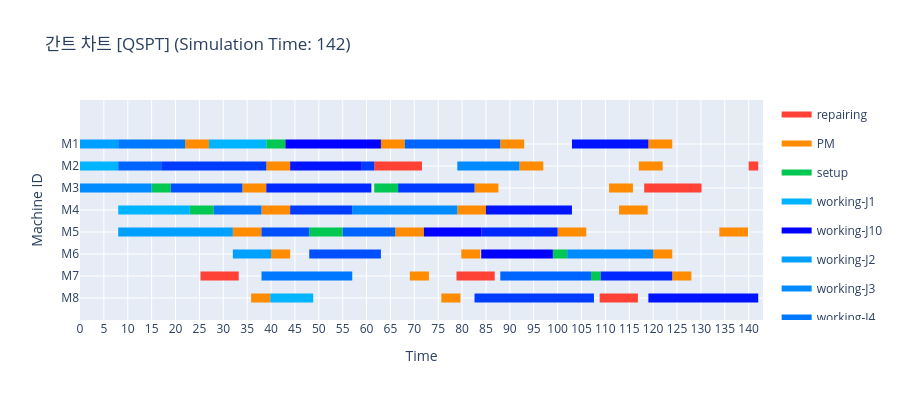

Write notebook code for a chart like this one.
### Code cell
env.run(until=scheduler.job_chk_process)
fig = create_gantt_chart(
    logs=event_logger.logs,
    max_time=env.now,
    title=f"간트 차트 [{MACHINE_CHOICE}] (Simulation Time: {round(env.now, 3)})")
fig.show()

### Figure 1 — Plotly figure (JSON) as saved in the notebook; plotly's stock layout.template omitted (floating-point values rounded to 4 significant figures)
{"data": [{"fill": "toself", "fillcolor": "rgb(255, 65, 54)", "hoverinfo": "name", "legendgroup": "rgb(255, 65, 54)", "mode": "none", "name": "repairing", "type": "scatter", "x": [61.6, 71.6, 71.6, 61.6, 61.6, 140.0, 142, 142, 140.0, 140.0, 118.1, 130.1, 130.1, 118.1, 118.1, 25.23, 33.23, 33.23, 25.23, 25.23, 78.83, 86.83, 86.83, 78.83, 78.83, 108.8, 116.8, 116.8, 108.8], "y": [5.8, 5.8, 6.2, 6.2, null, 5.8, 5.8, 6.2, 6.2, null, 4.8, 4.8, 5.2, 5.2, null, 0.8, 0.8, 1.2, 1.2, null, 0.8, 0.8, 1.2, 1.2, null, -0.2, -0.2, 0.2, 0.2]}, {"fill": "toself", "fillcolor": "rgb(255, 140, 0)", "hoverinfo": "name", "legendgroup": "rgb(255, 140, 0)", "mode": "none", "name": "PM", "type": "scatter", "x": [22, 27, 27, 22, 22, 63, 68, 68, 63, 63, 88, 93, 93, 88, 88, 119, 124, 124, 119, 119, 39, 44, 44, 39, 39, 92, 97, 97, 92, 92, 117, 122, 122, 117, 117, 34, 39, 39, 34, 34, 82.6, 87.6, 87.6, 82.6, 82.6, 110.8, 115.8, 115.8, 110.8, 110.8, 38, 44, 44, 38, 38, 79, 85, 85, 79, 79, 112.9, 118.9, 118.9, 112.9, 112.9, 32, 38, 38, 32, 32, 66, 72, 72, 66, 66, 100, 106, 106, 100, 100, 133.9, 139.9, 139.9, 133.9, 133.9, 40, 44, 44, 40, 40, 79.83, 83.83, 83.83, 79.83, 79.83, 120, 124, 124, 120, 120, 69.05, 73.05, 73.05, 69.05, 69.05, 124, 128, 128, 124, 124, 35.83, 39.83, 39.83, 35.83, 35.83, 75.65, 79.65, 79.65, 75.65], "y": [6.8, 6.8, 7.2, 7.2, null, 6.8, 6.8, 7.2, 7.2, null, 6.8, 6.8, 7.2, 7.2, null, 6.8, 6.8, 7.2, 7.2, null, 5.8, 5.8, 6.2, 6.2, null, 5.8, 5.8, 6.2, 6.2, null, 5.8, 5.8, 6.2, 6.2, null, 4.8, 4.8, 5.2, 5.2, null, 4.8, 4.8, 5.2, 5.2, null, 4.8, 4.8, 5.2, 5.2, null, 3.8, 3.8, 4.2, 4.2, null, 3.8, 3.8, 4.2, 4.2, null, 3.8, 3.8, 4.2, 4.2, null, 2.8, 2.8, 3.2, 3.2, null, 2.8, 2.8, 3.2, 3.2, null, 2.8, 2.8, 3.2, 3.2, null, 2.8, 2.8, 3.2, 3.2, null, 1.8, 1.8, 2.2, 2.2, null, 1.8, 1.8, 2.2, 2.2, null, 1.8, 1.8, 2.2, 2.2, null, 0.8, 0.8, 1.2, 1.2, null, 0.8, 0.8, 1.2, 1.2, null, -0.2, -0.2, 0.2, 0.2, null, -0.2, -0.2, 0.2, 0.2]}, {"fill": "toself", "fillcolor": "rgb(0, 200, 83)", "hoverinfo": "name", "legendgroup": "rgb(0, 200, 83)", "mode": "none", "name": "setup", "type": "scatter", "x": [39, 43, 43, 39, 39, 15, 19, 19, 15, 15, 61.6, 66.6, 66.6, 61.6, 61.6, 23, 28, 28, 23, 23, 48, 55, 55, 48, 48, 99, 102, 102, 99, 99, 107, 109, 109, 107], "y": [6.8, 6.8, 7.2, 7.2, null, 4.8, 4.8, 5.2, 5.2, null, 4.8, 4.8, 5.2, 5.2, null, 3.8, 3.8, 4.2, 4.2, null, 2.8, 2.8, 3.2, 3.2, null, 1.8, 1.8, 2.2, 2.2, null, 0.8, 0.8, 1.2, 1.2]}, {"fill": "toself", "fillcolor": "rgb(0, 180, 255)", "hoverinfo": "name", "legendgroup": "rgb(0, 180, 255)", "mode": "none", "name": "working-J1", "type": "scatter", "x": [27, 39, 39, 27, 27, 0, 8, 8, 0, 0, 8, 23, 23, 8, 8, 39.83, 48.83, 48.83, 39.83], "y": [6.8, 6.8, 7.2, 7.2, null, 5.8, 5.8, 6.2, 6.2, null, 3.8, 3.8, 4.2, 4.2, null, -0.2, -0.2, 0.2, 0.2]}, {"fill": "toself", "fillcolor": "rgb(0, 0, 255)", "hoverinfo": "name", "legendgroup": "rgb(0, 0, 255)", "mode": "none", "name": "working-J10", "type": "scatter", "x": [43, 63, 63, 43, 43, 72, 84, 84, 72, 72, 84, 99, 99, 84], "y": [6.8, 6.8, 7.2, 7.2, null, 2.8, 2.8, 3.2, 3.2, null, 1.8, 1.8, 2.2, 2.2]}, {"fill": "toself", "fillcolor": "rgb(0, 160, 255)", "hoverinfo": "name", "legendgroup": "rgb(0, 160, 255)", "mode": "none", "name": "working-J2", "type": "scatter", "x": [0, 8, 8, 0, 0, 8, 32, 32, 8, 8, 32, 40, 40, 32], "y": [6.8, 6.8, 7.2, 7.2, null, 2.8, 2.8, 3.2, 3.2, null, 1.8, 1.8, 2.2, 2.2]}, {"fill": "toself", "fillcolor": "rgb(0, 140, 255)", "hoverinfo": "name", "legendgroup": "rgb(0, 140, 255)", "mode": "none", "name": "working-J3", "type": "scatter", "x": [79, 92, 92, 79, 79, 0, 15, 15, 0, 0, 57, 79, 79, 57, 57, 102, 120, 120, 102], "y": [5.8, 5.8, 6.2, 6.2, null, 4.8, 4.8, 5.2, 5.2, null, 3.8, 3.8, 4.2, 4.2, null, 1.8, 1.8, 2.2, 2.2]}, {"fill": "toself", "fillcolor": "rgb(0, 120, 255)", "hoverinfo": "name", "legendgroup": "rgb(0, 120, 255)", "mode": "none", "name": "working-J4", "type": "scatter", "x": [8, 22, 22, 8, 8, 28, 38, 38, 28, 28, 38, 57, 57, 38], "y": [6.8, 6.8, 7.2, 7.2, null, 3.8, 3.8, 4.2, 4.2, null, 0.8, 0.8, 1.2, 1.2]}, {"fill": "toself", "fillcolor": "rgb(0, 100, 255)", "hoverinfo": "name", "legendgroup": "rgb(0, 100, 255)", "mode": "none", "name": "working-J5", "type": "scatter", "x": [68, 88, 88, 68, 68, 8, 17, 17, 8, 8, 55, 66, 66, 55, 55, 88, 107, 107, 88], "y": [6.8, 6.8, 7.2, 7.2, null, 5.8, 5.8, 6.2, 6.2, null, 2.8, 2.8, 3.2, 3.2, null, 0.8, 0.8, 1.2, 1.2]}, {"fill": "toself", "fillcolor": "rgb(0, 80, 255)", "hoverinfo": "name", "legendgroup": "rgb(0, 80, 255)", "mode": "none", "name": "working-J6", "type": "scatter", "x": [19, 34, 34, 19, 19, 38, 48, 48, 38, 38, 48, 63, 63, 48], "y": [4.8, 4.8, 5.2, 5.2, null, 2.8, 2.8, 3.2, 3.2, null, 1.8, 1.8, 2.2, 2.2]}, {"fill": "toself", "fillcolor": "rgb(0, 60, 255)", "hoverinfo": "name", "legendgroup": "rgb(0, 60, 255)", "mode": "none", "name": "working-J7", "type": "scatter", "x": [17, 39, 39, 17, 17, 59, 61.6, 61.6, 59, 59, 66.6, 82.6, 82.6, 66.6, 66.6, 44, 57, 57, 44, 44, 82.6, 107.6, 107.6, 82.6], "y": [5.8, 5.8, 6.2, 6.2, null, 5.8, 5.8, 6.2, 6.2, null, 4.8, 4.8, 5.2, 5.2, null, 3.8, 3.8, 4.2, 4.2, null, -0.2, -0.2, 0.2, 0.2]}, {"fill": "toself", "fillcolor": "rgb(0, 40, 255)", "hoverinfo": "name", "legendgroup": "rgb(0, 40, 255)", "mode": "none", "name": "working-J8", "type": "scatter", "x": [39, 61, 61, 39, 39, 84, 100, 100, 84, 84, 109, 124, 124, 109], "y": [4.8, 4.8, 5.2, 5.2, null, 2.8, 2.8, 3.2, 3.2, null, 0.8, 0.8, 1.2, 1.2]}, {"fill": "toself", "fillcolor": "rgb(0, 20, 255)", "hoverinfo": "name", "legendgroup": "rgb(0, 20, 255)", "mode": "none", "name": "working-J9", "type": "scatter", "x": [103, 119, 119, 103, 103, 44, 59, 59, 44, 44, 85, 103, 103, 85, 85, 119, 142, 142, 119], "y": [6.8, 6.8, 7.2, 7.2, null, 5.8, 5.8, 6.2, 6.2, null, 3.8, 3.8, 4.2, 4.2, null, -0.2, -0.2, 0.2, 0.2]}, {"legendgroup": "rgb(0, 0, 255)", "marker": {"color": "rgb(0, 0, 255)", "opacity": 0, "size": 1}, "mode": "markers", "name": "", "showlegend": false, "text": ["job: J10\noperation: J10_O1", "job: J10\noperation: J10_O1", "job: J10\noperation: J10_O2", "job: J10\noperation: J10_O2", "job: J10\noperation: J10_O3", "job: J10\noperation: J10_O3"], "type": "scatter", "x": [43, 63, 72, 84, 84, 99], "y": [7, 7, 3, 3, 2, 2]}, {"legendgroup": "rgb(0, 100, 255)", "marker": {"color": "rgb(0, 100, 255)", "opacity": 0, "size": 1}, "mode": "markers", "name": "", "showlegend": false, "text": ["job: J5\noperation: J5_O3", "job: J5\noperation: J5_O3", "job: J5\noperation: J5_O1", "job: J5\noperation: J5_O1", "job: J5\noperation: J5_O2", "job: J5\noperation: J5_O2", "job: J5\noperation: J5_O4", "job: J5\noperation: J5_O4"], "type": "scatter", "x": [68, 88, 8, 17, 55, 66, 88, 107], "y": [7, 7, 6, 6, 3, 3, 1, 1]}, {"legendgroup": "rgb(0, 120, 255)", "marker": {"color": "rgb(0, 120, 255)", "opacity": 0, "size": 1}, "mode": "markers", "name": "", "showlegend": false, "text": ["job: J4\noperation: J4_O1", "job: J4\noperation: J4_O1", "job: J4\noperation: J4_O2", "job: J4\noperation: J4_O2", "job: J4\noperation: J4_O3", "job: J4\noperation: J4_O3"], "type": "scatter", "x": [8, 22, 28, 38, 38, 57], "y": [7, 7, 4, 4, 1, 1]}, {"legendgroup": "rgb(0, 140, 255)", "marker": {"color": "rgb(0, 140, 255)", "opacity": 0, "size": 1}, "mode": "markers", "name": "", "showlegend": false, "text": ["job: J3\noperation: J3_O3", "job: J3\noperation: J3_O3", "job: J3\noperation: J3_O1", "job: J3\noperation: J3_O1", "job: J3\noperation: J3_O2", "job: J3\noperation: J3_O2", "job: J3\noperation: J3_O4", "job: J3\noperation: J3_O4"], "type": "scatter", "x": [79, 92, 0, 15, 57, 79, 102, 120], "y": [6, 6, 5, 5, 4, 4, 2, 2]}, {"legendgroup": "rgb(0, 160, 255)", "marker": {"color": "rgb(0, 160, 255)", "opacity": 0, "size": 1}, "mode": "markers", "name": "", "showlegend": false, "text": ["job: J2\noperation: J2_O1", "job: J2\noperation: J2_O1", "job: J2\noperation: J2_O2", "job: J2\noperation: J2_O2", "job: J2\noperation: J2_O3", "job: J2\noperation: J2_O3"], "type": "scatter", "x": [0, 8, 8, 32, 32, 40], "y": [7, 7, 3, 3, 2, 2]}, {"legendgroup": "rgb(0, 180, 255)", "marker": {"color": "rgb(0, 180, 255)", "opacity": 0, "size": 1}, "mode": "markers", "name": "", "showlegend": false, "text": ["job: J1\noperation: J1_O3", "job: J1\noperation: J1_O3", "job: J1\noperation: J1_O1", "job: J1\noperation: J1_O1", "job: J1\noperation: J1_O2", "job: J1\noperation: J1_O2", "job: J1\noperation: J1_O4", "job: J1\noperation: J1_O4"], "type": "scatter", "x": [27, 39, 0, 8, 8, 23, 39.83, 48.83], "y": [7, 7, 6, 6, 4, 4, 0, 0]}, {"legendgroup": "rgb(0, 20, 255)", "marker": {"color": "rgb(0, 20, 255)", "opacity": 0, "size": 1}, "mode": "markers", "name": "", "showlegend": false, "text": ["job: J9\noperation: J9_O3", "job: J9\noperation: J9_O3", "job: J9\noperation: J9_O1", "job: J9\noperation: J9_O1", "job: J9\noperation: J9_O2", "job: J9\noperation: J9_O2", "job: J9\noperation: J9_O4", "job: J9\noperation: J9_O4"], "type": "scatter", "x": [103, 119, 44, 59, 85, 103, 119, 142], "y": [7, 7, 6, 6, 4, 4, 0, 0]}, {"legendgroup": "rgb(0, 200, 83)", "marker": {"color": "rgb(0, 200, 83)", "opacity": 0, "size": 1}, "mode": "markers", "name": "", "showlegend": false, "text": ["job: J10\noperation: J10_O1", "job: J10\noperation: J10_O1", "job: J6\noperation: J6_O1", "job: J6\noperation: J6_O1", "job: J7\noperation: J7_O3", "job: J7\noperation: J7_O3", "job: J4\noperation: J4_O2", "job: J4\noperation: J4_O2", "job: J5\noperation: J5_O2", "job: J5\noperation: J5_O2", "job: J3\noperation: J3_O4", "job: J3\noperation: J3_O4", "job: J8\noperation: J8_O3", "job: J8\noperation: J8_O3"], "type": "scatter", "x": [39, 43, 15, 19, 61.6, 66.6, 23, 28, 48, 55, 99, 102, 107, 109], "y": [7, 7, 5, 5, 5, 5, 4, 4, 3, 3, 2, 2, 1, 1]}, {"legendgroup": "rgb(0, 40, 255)", "marker": {"color": "rgb(0, 40, 255)", "opacity": 0, "size": 1}, "mode": "markers", "name": "", "showlegend": false, "text": ["job: J8\noperation: J8_O1", "job: J8\noperation: J8_O1", "job: J8\noperation: J8_O2", "job: J8\noperation: J8_O2", "job: J8\noperation: J8_O3", "job: J8\noperation: J8_O3"], "type": "scatter", "x": [39, 61, 84, 100, 109, 124], "y": [5, 5, 3, 3, 1, 1]}, {"legendgroup": "rgb(0, 60, 255)", "marker": {"color": "rgb(0, 60, 255)", "opacity": 0, "size": 1}, "mode": "markers", "name": "", "showlegend": false, "text": ["job: J7\noperation: J7_O1", "job: J7\noperation: J7_O1", "job: J7\noperation: J7_O3", "job: J7\noperation: J7_O3", "job: J7\noperation: J7_O3", "job: J7\noperation: J7_O3", "job: J7\noperation: J7_O2", "job: J7\noperation: J7_O2", "job: J7\noperation: J7_O4", "job: J7\noperation: J7_O4"], "type": "scatter", "x": [17, 39, 59, 61.6, 66.6, 82.6, 44, 57, 82.6, 107.6], "y": [6, 6, 6, 6, 5, 5, 4, 4, 0, 0]}, {"legendgroup": "rgb(0, 80, 255)", "marker": {"color": "rgb(0, 80, 255)", "opacity": 0, "size": 1}, "mode": "markers", "name": "", "showlegend": false, "text": ["job: J6\noperation: J6_O1", "job: J6\noperation: J6_O1", "job: J6\noperation: J6_O2", "job: J6\noperation: J6_O2", "job: J6\noperation: J6_O3", "job: J6\noperation: J6_O3"], "type": "scatter", "x": [19, 34, 38, 48, 48, 63], "y": [5, 5, 3, 3, 2, 2]}, {"legendgroup": "rgb(255, 140, 0)", "marker": {"color": "rgb(255, 140, 0)", "opacity": 0, "size": 1}, "mode": "markers", "name": "", "showlegend": false, "text": ["None", "None", "None", "None", "None", "None", "None", "None", "None", "None", "None", "None", "None", "None", "None", "None", "None", "None", "None", "None", "None", "None", "None", "None", "None", "None", "None", "None", "None", "None", "None", "None", "None", "None", "None", "None", "None", "None", "None", "None", "None", "None", "None", "None", "None", "None", "None", "None"], "type": "scatter", "x": [22, 27, 63, 68, 88, 93, 119, 124, 39, 44, 92, 97, 117, 122, 34, 39, 82.6, 87.6, 110.8, 115.8, 38, 44, 79, 85, 112.9, 118.9, 32, 38, 66, 72, 100, 106, 133.9, 139.9, 40, 44, 79.83, 83.83, 120, 124, 69.05, 73.05, 124, 128, 35.83, 39.83, 75.65, 79.65], "y": [7, 7, 7, 7, 7, 7, 7, 7, 6, 6, 6, 6, 6, 6, 5, 5, 5, 5, 5, 5, 4, 4, 4, 4, 4, 4, 3, 3, 3, 3, 3, 3, 3, 3, 2, 2, 2, 2, 2, 2, 1, 1, 1, 1, 0, 0, 0, 0]}, {"legendgroup": "rgb(255, 65, 54)", "marker": {"color": "rgb(255, 65, 54)", "opacity": 0, "size": 1}, "mode": "markers", "name": "", "showlegend": false, "text": ["None", "None", "None", "None", "None", "None", "None", "None", "None", "None", "None", "None"], "type": "scatter", "x": [61.6, 71.6, 140.0, 142, 118.1, 130.1, 25.23, 33.23, 78.83, 86.83, 108.8, 116.8], "y": [6, 6, 6, 6, 5, 5, 1, 1, 1, 1, 0, 0]}], "layout": {"height": 400, "hovermode": "closest", "showlegend": true, "title": {"text": "간트 차트 [QSPT] (Simulation Time: 142)"}, "xaxis": {"dtick": 5, "range": [0, 143], "rangeselector": {"buttons": [{"count": 7, "label": "1w", "step": "day", "stepmode": "backward"}, {"count": 1, "label": "1m", "step": "month", "stepmode": "backward"}, {"count": 6, "label": "6m", "step": "month", "stepmode": "backward"}, {"count": 1, "label": "YTD", "step": "year", "stepmode": "todate"}, {"count": 1, "label": "1y", "step": "year", "stepmode": "backward"}, {"step": "all"}]}, "showgrid": true, "title": {"text": "Time"}, "type": "linear", "zeroline": false}, "yaxis": {"autorange": false, "range": [-1, 9], "showgrid": true, "ticktext": ["M8", "M7", "M6", "M5", "M4", "M3", "M2", "M1"], "tickvals": [0, 1, 2, 3, 4, 5, 6, 7], "title": {"text": "Machine ID"}, "zeroline": false}}}
